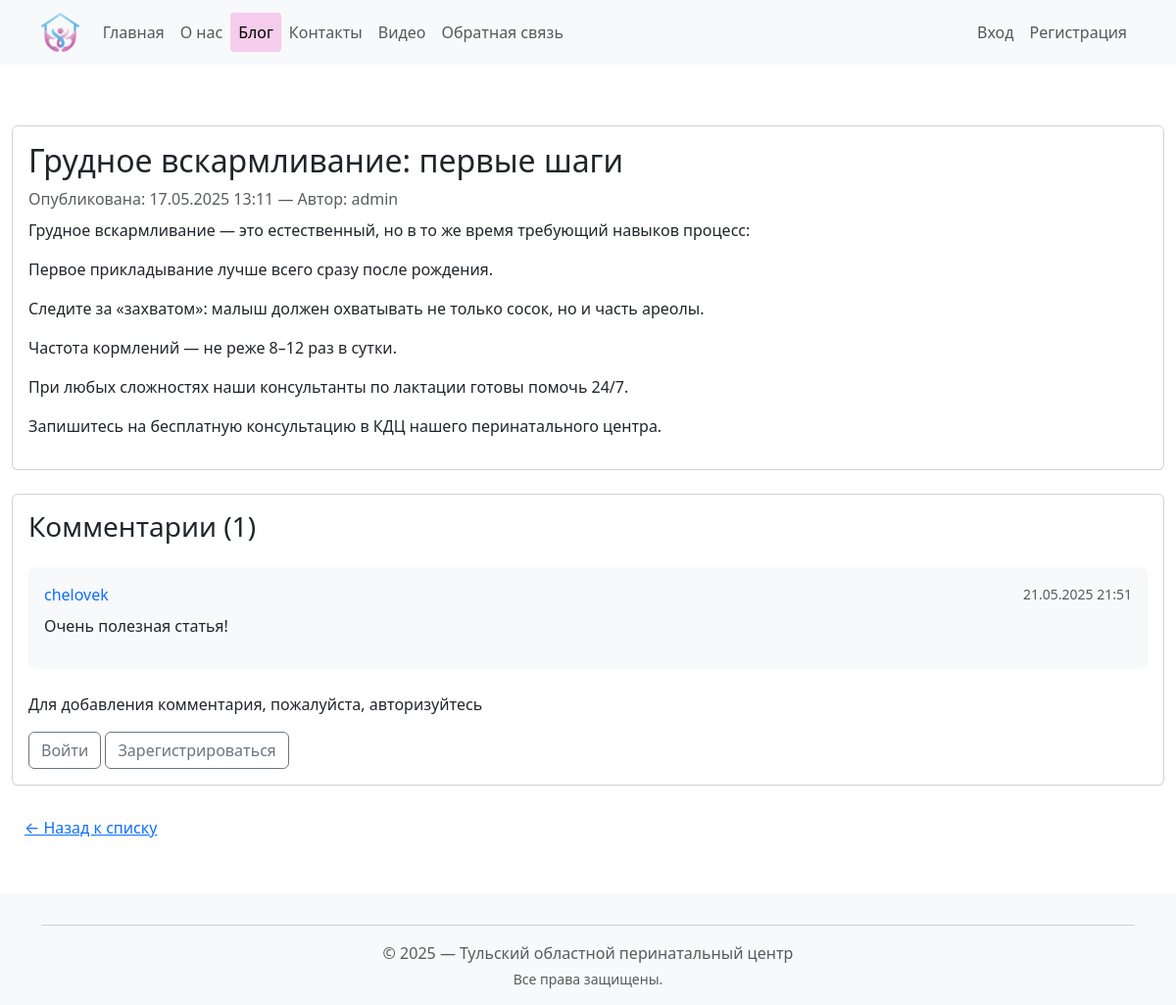
Page /blog/3/ on the committed database.
### app/models.py (models this page shows, shortened)
class Blog(models.Model):
    title   = models.CharField('Заголовок', max_length=200)
    summary = models.TextField('Краткое содержание', max_length=500)
    image   = models.ImageField(
        'Изображение',
        upload_to='blog_images/',
        blank=True,
        null=True
    )
    content = models.TextField('Полное содержание')
    posted  = models.DateTimeField('Опубликована', default=datetime.now, db_index=True)
    author  = models.ForeignKey(
        User,
        null=True,
        blank=True,
        on_delete=models.SET_NULL,
        verbose_name="Автор"
    )
    class Meta:
        verbose_name = 'Статья блога'
        verbose_name_plural = 'Статьи блога'
        ordering = ['-posted']

class Comment(models.Model):
    content = models.TextField('Текст комментария')
    created = models.DateTimeField('Дата комментария', auto_now_add=True, db_index=True)
    author  = models.ForeignKey(
        User,
        on_delete=models.CASCADE,
        verbose_name='Автор комментария'
    )
    post    = models.ForeignKey(
        Blog,
        on_delete=models.CASCADE,
        related_name='comments',
        verbose_name='Статья'
    )
    class Meta:
        verbose_name = 'Комментарий'
        verbose_name_plural = 'Комментарии'
        ordering = ['-created']

### app/views.py (the view)
# urls.py: path('blog/<int:pk>/', views.blog_detail,  name='blog_detail'),
def blog_detail(request, pk):
    post = get_object_or_404(Blog, pk=pk)
    if request.method == 'POST':
        if not request.user.is_authenticated:
            return redirect(f"{reverse('app:login')}?next={request.path}")
        comment_form = CommentForm(request.POST)
        if comment_form.is_valid():
            comment = comment_form.save(commit=False)
            comment.author = request.user
            comment.post = post
            comment.save()
            return redirect(post.get_absolute_url())
    else:
        comment_form = CommentForm()
    comments = post.comments.all()
    return render(request, 'app/blog_detail.html', {
        'title': post.title,
        'post':  post,
        'year':  datetime.now().year,
        'comment_form': comment_form,
        'comments': comments,
    })

### app/templates/app/blog_detail.html (shortened to what this page needs)
﻿{% extends 'app/layout.html' %}
{% block content %}
<article class="mt-4">
    <div class="card mb-4">
        <div class="card-body">
            <h2 class="card-title">{{ post.title }}</h2>
            <p class="text-muted mb-2">
                Опубликована: {{ post.posted|date:"d.m.Y H:i" }}
                {% if post.author %}
                — Автор: {{ post.author.get_full_name|default:post.author.username }}
                {% endif %}
            </p>
            <div class="card-text">
                {{ post.content|linebreaks }}
            </div>
        </div>
    </div>
    <div class="card mb-4">
        <div class="card-body">
            <h3 class="mb-4">Комментарии ({{ comments.count }})</h3>
            {% for comment in comments %}
            <div class="bg-light p-3 rounded mb-3">
                <div class="d-flex justify-content-between align-items-center">
                    <span class="font-weight-bold text-primary">
                        {{ comment.author.get_full_name|default:comment.author.username }}
                    </span>
                    <small class="text-muted">
                        {{ comment.created|date:"d.m.Y H:i" }}
                    </small>
                </div>
                <p class="mt-2 mb-0">{{ comment.content|linebreaks }}</p>
            </div>
            {% empty %}
            <p>Комментариев пока нет.</p>
            {% endfor %}
            {% if user.is_authenticated %}
            <div class="mt-4">
                <h4>Оставить комментарий</h4>
                <form method="post">
                    {% csrf_token %}
                    {{ comment_form.non_field_errors }}
                    <div class="form-group">
                        {{ comment_form.content.errors }}
                        {{ comment_form.content }}
                    </div>
                    <button type="submit" class="btn btn-success mt-2">Отправить</button>
                </form>
            </div>
            {% else %}
            <div class="mt-4">
                <p>Для добавления комментария, пожалуйста, авторизуйтесь</p>
                <a href="{% url 'app:login' %}?next={{ request.path }}" class="btn btn-outline-secondary mr-2">Войти</a>
                <a href="{% url 'app:registration' %}" class="btn btn-outline-secondary">Зарегистрироваться</a>
            </div>
            {% endif %}
        </div>
    </div>
    <a href="{% url 'app:blog_list' %}" class="btn btn-link">← Назад к списку</a>
</article>
{% endblock %}

### rows in the picture
Blog: title "Грудное вскармливание: первые шаги", posted "17.05.2025 13:11", author.get_full_name "admin", content "Грудное вскармливание — это естественный, но в то же время требующий навыков процесс: Первое прикладывание лучше всего сразу после рождения. Следите за «захватом»: малыш должен охватывать не только сосок, но и часть ареолы. Частота кормлений — не реже 8–12 раз в сутки. При любых сложностях наши консультанты по лактации готовы помочь 24/7. Запишитесь на бесплатную консультацию в КДЦ нашего перинатального центра.", count "1"
Comment: author.get_full_name "chelovek", created "21.05.2025 21:51", content "Очень полезная статья!"
